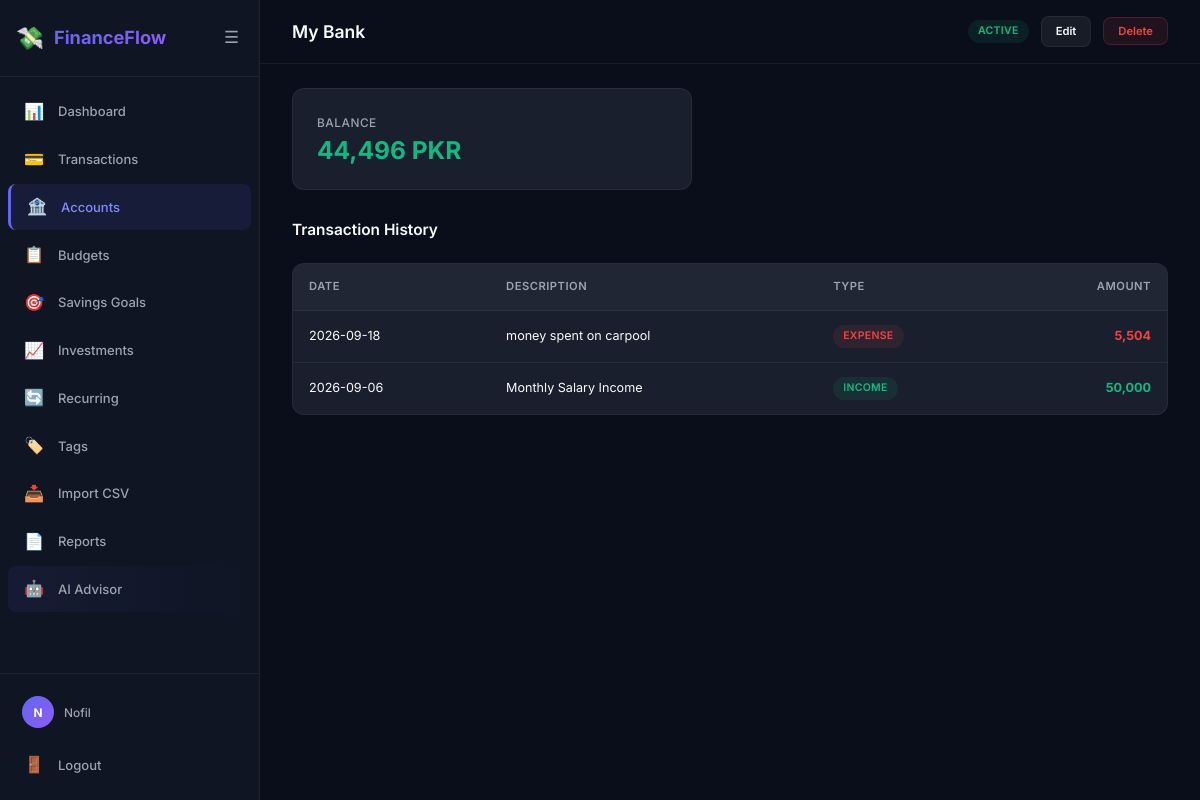
Screenshot of /accounts/1 (signed in) with the database file from the repository.
### app/models/user.py (models this page shows, shortened)
class User(UserMixin, db.Model):
    __tablename__ = 'users'
    user_id = db.Column(db.Integer, primary_key=True)
    name = db.Column(db.String(100), nullable=False)
    email = db.Column(db.String(150), unique=True, nullable=False)
    phone = db.Column(db.String(20))
    password_hash = db.Column(db.String(256))
    google_id = db.Column(db.String(100), unique=True)
    avatar_url = db.Column(db.String(500))
    preferred_currency = db.Column(db.String(10), default='PKR')
    is_active = db.Column(db.Boolean, default=True)
    created_at = db.Column(db.DateTime, default=datetime.utcnow)
    accounts = db.relationship('Account', backref='user', lazy='dynamic')
    transactions = db.relationship('Transaction', backref='user', lazy='dynamic')
    budgets = db.relationship('Budget', backref='user', lazy='dynamic')
    savings_goals = db.relationship('SavingsGoal', backref='user', lazy='dynamic')
    investments = db.relationship('Investment', backref='user', lazy='dynamic')
    recurring_transactions = db.relationship('RecurringTransaction', backref='user', lazy='dynamic')
    categories = db.relationship('Category', backref='user', lazy='dynamic')
    tags = db.relationship('Tag', backref='user', lazy='dynamic')
    notifications = db.relationship('Notification', backref='user', lazy='dynamic')
    financial_profile = db.relationship('FinancialProfile', backref='user', uselist=False, lazy='joined')
    ai_messages = db.relationship('AiChatMessage', backref='user', lazy='dynamic', order_by='AiChatMessage.created_at')
    @property
    def display_name(self):
        return self.name or self.email.split('@')[0]

### app/models/account.py (models this page shows, shortened)
class Account(db.Model):
    __tablename__ = 'accounts'
    ACCOUNT_TYPES = ('cash', 'bank', 'credit', 'wallet')
    account_id = db.Column(db.Integer, primary_key=True)
    user_id = db.Column(db.Integer, db.ForeignKey('users.user_id'), nullable=False)
    account_name = db.Column(db.String(100), nullable=False)
    account_type = db.Column(db.String(20), nullable=False)
    currency = db.Column(db.String(10), default='PKR')
    is_active = db.Column(db.Boolean, default=True)
    is_deleted = db.Column(db.Boolean, default=False)
    deleted_at = db.Column(db.DateTime)
    created_at = db.Column(db.DateTime, default=datetime.utcnow)
    transactions = db.relationship('Transaction', backref='account', lazy='dynamic')
    @property
    def balance(self):
        from .transaction import Transaction
        result = db.session.query(
            db.func.coalesce(
                db.func.sum(
                    db.case(
                        (Transaction.transaction_type == 'income', Transaction.amount),
                        else_=-Transaction.amount
                    )
                ), 0
            )
        ).filter(
            Transaction.account_id == self.account_id,
            Transaction.is_deleted == False
        ).scalar()
        return result

### app/models/transaction.py (models this page shows, shortened)
class Transaction(db.Model):
    __tablename__ = 'transactions'
    TRANSACTION_TYPES = ('income', 'expense')
    transaction_id = db.Column(db.Integer, primary_key=True)
    user_id = db.Column(db.Integer, db.ForeignKey('users.user_id'), nullable=False)
    account_id = db.Column(db.Integer, db.ForeignKey('accounts.account_id'), nullable=False)
    category_id = db.Column(db.Integer, db.ForeignKey('categories.category_id'))
    amount = db.Column(db.Numeric(12, 2), nullable=False)
    transaction_type = db.Column(db.String(20), nullable=False)
    description = db.Column(db.String(255))
    transaction_date = db.Column(db.Date, nullable=False)
    currency = db.Column(db.String(10), default='PKR')
    exchange_rate = db.Column(db.Numeric(12, 6), default=1.0)
    is_deleted = db.Column(db.Boolean, default=False)
    deleted_at = db.Column(db.DateTime)
    created_at = db.Column(db.DateTime, default=datetime.utcnow)
    tags = db.relationship('Tag', secondary='transaction_tags', backref='transactions', lazy='dynamic')
    __table_args__ = (
        db.Index('idx_tx_date', 'transaction_date'),
        db.Index('idx_tx_amount', 'amount'),
        db.Index('idx_tx_category', 'category_id', 'transaction_type'),
        db.Index('idx_tx_user', 'user_id'),
        db.Index('idx_tx_account', 'account_id'),
    )

### app/accounts/routes.py (the view)
@accounts_bp.route('/<int:account_id>')
@login_required
def detail(account_id):
    account = Account.query.filter_by(
        account_id=account_id, user_id=current_user.user_id, is_deleted=False
    ).first_or_404()
    page = request.args.get('page', 1, type=int)
    transactions = Transaction.query.filter_by(
        account_id=account_id, is_deleted=False
    ).order_by(Transaction.transaction_date.desc()).paginate(
        page=page, per_page=20, error_out=False
    )
    return render_template('accounts/detail.html',
                           account=account, transactions=transactions)

### app/__init__.py (called while the page is built)
def _register_user_loader():
    from .models.user import User
    @login_manager.user_loader
    def load_user(user_id):
        return db.session.get(User, int(user_id))

def _register_context_processors(app):
    @app.context_processor
    def inject_globals():
        return {
            'app_name': 'FinanceFlow',
        }

### app/templates/accounts/detail.html (shortened to what this page needs)
{% extends 'base.html' %}
{% block page_title %}{{ account.account_name }}{% endblock %}
{% block top_actions %}
<span class="badge badge-{{ 'active' if account.is_active else 'inactive' }}">{{ 'Active' if account.is_active else 'Inactive' }}</span>
<a href="{{ url_for('accounts.edit', account_id=account.account_id) }}" class="btn btn-secondary btn-sm">Edit</a>
<form method="POST" action="{{ url_for('accounts.delete', account_id=account.account_id) }}" class="inline-form" data-confirm="Delete this account?">
    <button type="submit" class="btn btn-danger btn-sm">Delete</button>
</form>
{% endblock %}
{% block content %}
<div class="kpi-grid" style="max-width: 400px;">
    <div class="kpi-card">
        <div class="kpi-label">Balance</div>
        <div class="kpi-value {% if account.balance >= 0 %}positive{% else %}negative{% endif %}">
            {{ '{:,.0f}'.format(account.balance) }} {{ account.currency }}
        </div>
    </div>
</div>
<div class="section-header">
    <h3 class="section-title">Transaction History</h3>
</div>
{% if transactions.items %}
<div class="table-container">
    <table>
        <thead><tr><th>Date</th><th>Description</th><th>Type</th><th style="text-align:right">Amount</th></tr></thead>
        <tbody>
            {% for txn in transactions.items %}
            <tr>
                <td>{{ txn.transaction_date.strftime('%Y-%m-%d') }}</td>
                <td>{{ txn.description or '—' }}</td>
                <td><span class="badge badge-{{ txn.transaction_type }}">{{ txn.transaction_type }}</span></td>
                <td style="text-align:right" class="font-bold {% if txn.transaction_type == 'income' %}text-success{% else %}text-danger{% endif %}">
                    {{ '{:,.0f}'.format(txn.amount|float) }}
                </td>
            </tr>
            {% endfor %}
        </tbody>
    </table>
</div>
{% else %}
<div class="empty-state"><div class="empty-state-text">No transactions for this account</div></div>
{% endif %}
{% endblock %}

### app/templates/base.html (shortened to what this page needs)
<!DOCTYPE html>
<html lang="en">
<head>
    <link rel="stylesheet" href="{{ url_for('static', filename='css/style.css') }}">
</head>
<body>
    {% if current_user.is_authenticated %}
    <div class="app-layout">
        <aside class="sidebar" id="sidebar">
            <div class="sidebar-header">
                <div class="logo">
                    <span class="logo-icon">💸</span>
                    <span class="logo-text">FinanceFlow</span>
                </div>
                <button class="sidebar-toggle" id="sidebarToggle" aria-label="Toggle sidebar">
                    <span class="toggle-icon">☰</span>
                </button>
            </div>
            <nav class="sidebar-nav">
                <a href="{{ url_for('dashboard.index') }}" class="nav-item {% if request.endpoint and request.endpoint.startswith('dashboard') %}active{% endif %}">
                    <span class="nav-icon">📊</span><span class="nav-label">Dashboard</span>
                </a>
                <a href="{{ url_for('transactions.index') }}" class="nav-item {% if request.endpoint and request.endpoint.startswith('transactions') %}active{% endif %}">
                    <span class="nav-icon">💳</span><span class="nav-label">Transactions</span>
                </a>
                <a href="{{ url_for('accounts.index') }}" class="nav-item {% if request.endpoint and request.endpoint.startswith('accounts') %}active{% endif %}">
                    <span class="nav-icon">🏦</span><span class="nav-label">Accounts</span>
                </a>
                <a href="{{ url_for('budgets.index') }}" class="nav-item {% if request.endpoint and request.endpoint.startswith('budgets') %}active{% endif %}">
                    <span class="nav-icon">📋</span><span class="nav-label">Budgets</span>
                </a>
                <a href="{{ url_for('savings.index') }}" class="nav-item {% if request.endpoint and request.endpoint.startswith('savings') %}active{% endif %}">
                    <span class="nav-icon">🎯</span><span class="nav-label">Savings Goals</span>
                </a>
                <a href="{{ url_for('investments.index') }}" class="nav-item {% if request.endpoint and request.endpoint.startswith('investments') %}active{% endif %}">
                    <span class="nav-icon">📈</span><span class="nav-label">Investments</span>
                </a>
                <a href="{{ url_for('recurring.index') }}" class="nav-item {% if request.endpoint and request.endpoint.startswith('recurring') %}active{% endif %}">
                    <span class="nav-icon">🔄</span><span class="nav-label">Recurring</span>
                </a>
                <a href="{{ url_for('tags.index') }}" class="nav-item {% if request.endpoint and request.endpoint.startswith('tags') %}active{% endif %}">
                    <span class="nav-icon">🏷️</span><span class="nav-label">Tags</span>
                </a>
                <a href="{{ url_for('imports.upload') }}" class="nav-item {% if request.endpoint and request.endpoint.startswith('imports') %}active{% endif %}">
                    <span class="nav-icon">📥</span><span class="nav-label">Import CSV</span>
                </a>
                <a href="{{ url_for('reports.index') }}" class="nav-item {% if request.endpoint and request.endpoint.startswith('reports') %}active{% endif %}">
                    <span class="nav-icon">📄</span><span class="nav-label">Reports</span>
                </a>
                <a href="{{ url_for('ai.advisor') }}" class="nav-item {% if request.endpoint and request.endpoint.startswith('ai') %}active{% endif %}" style="background: linear-gradient(90deg, rgba(99,102,241,0.08), transparent);">
                    <span class="nav-icon">🤖</span><span class="nav-label">AI Advisor</span>
                </a>
            </nav>
            <div class="sidebar-footer">
                <div class="user-info">
                    {% if current_user.avatar_url %}
                    <img src="{{ current_user.avatar_url }}" alt="avatar" class="user-avatar">
                    {% else %}
                    <div class="user-avatar-placeholder">{{ current_user.display_name[0] | upper }}</div>
                    {% endif %}
                    <span class="user-name">{{ current_user.display_name }}</span>
                </div>
                <a href="{{ url_for('auth.logout') }}" class="nav-item logout-btn">
                    <span class="nav-icon">🚪</span><span class="nav-label">Logout</span>
                </a>
            </div>
        </aside>
        <main class="main-content">
            <header class="top-bar">
                <h1 class="page-title">{% block page_title %}Dashboard{% endblock %}</h1>
                <div class="top-bar-actions">
                    {% block top_actions %}{% endblock %}
                </div>
            </header>
            <div class="content-area">
                {% block content %}{% endblock %}
            </div>
        </main>
    </div>
    {% endif %}
</body>
</html>

### rows the page displays
User: name "N", display_name "Nofil"
Account: account_name "My Bank", is_active "ACTIVE", currency "PKR"
Transaction: transaction_date "2026-09-18", description "money spent on carpool", transaction_type "EXPENSE", amount "5,504"
Transaction: transaction_date "2026-09-06", description "Monthly Salary Income", transaction_type "INCOME", amount "50,000"

### other values shown
{{ '{:,.0f}'.format(account.balance) }} "44,496"
